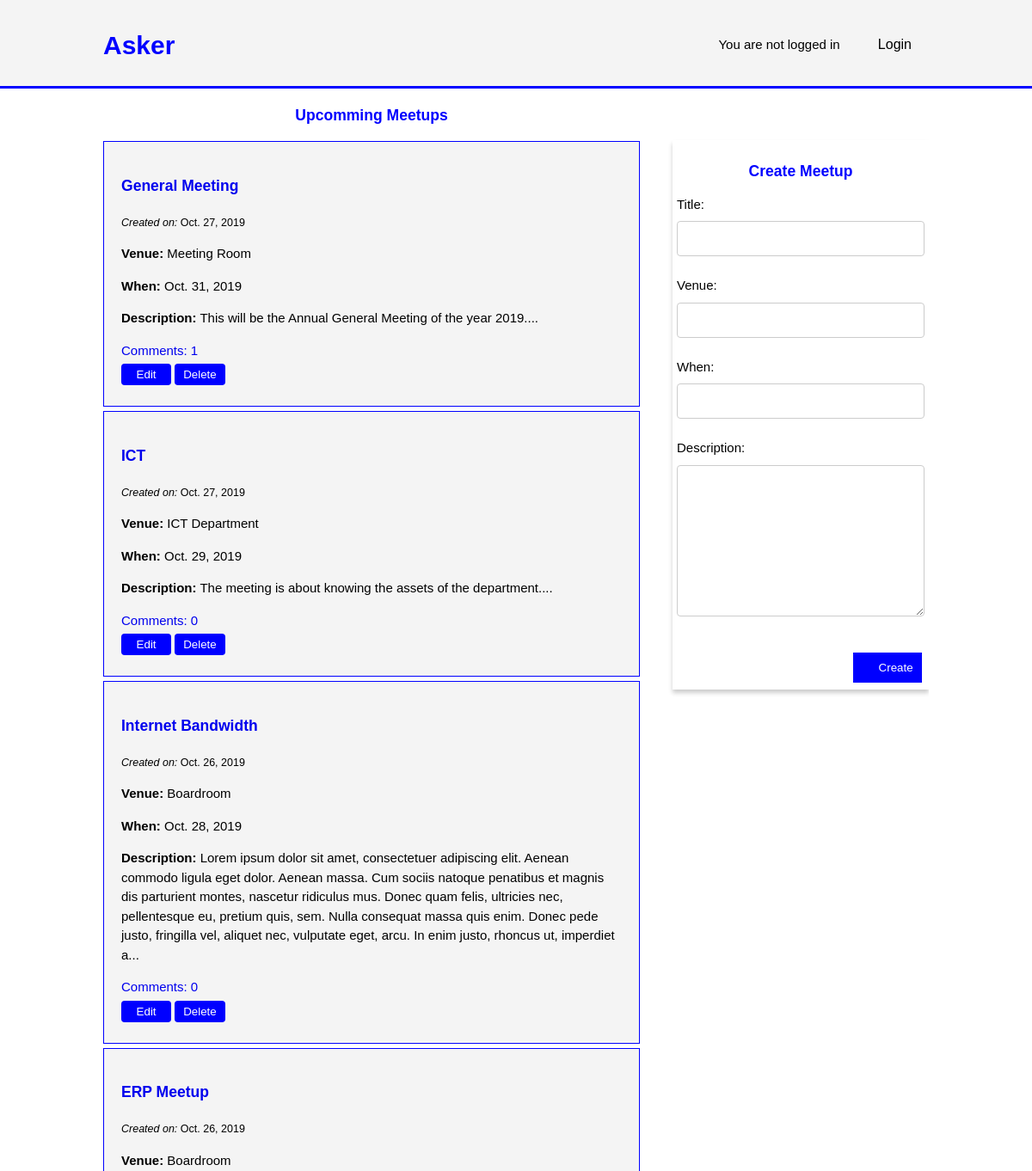
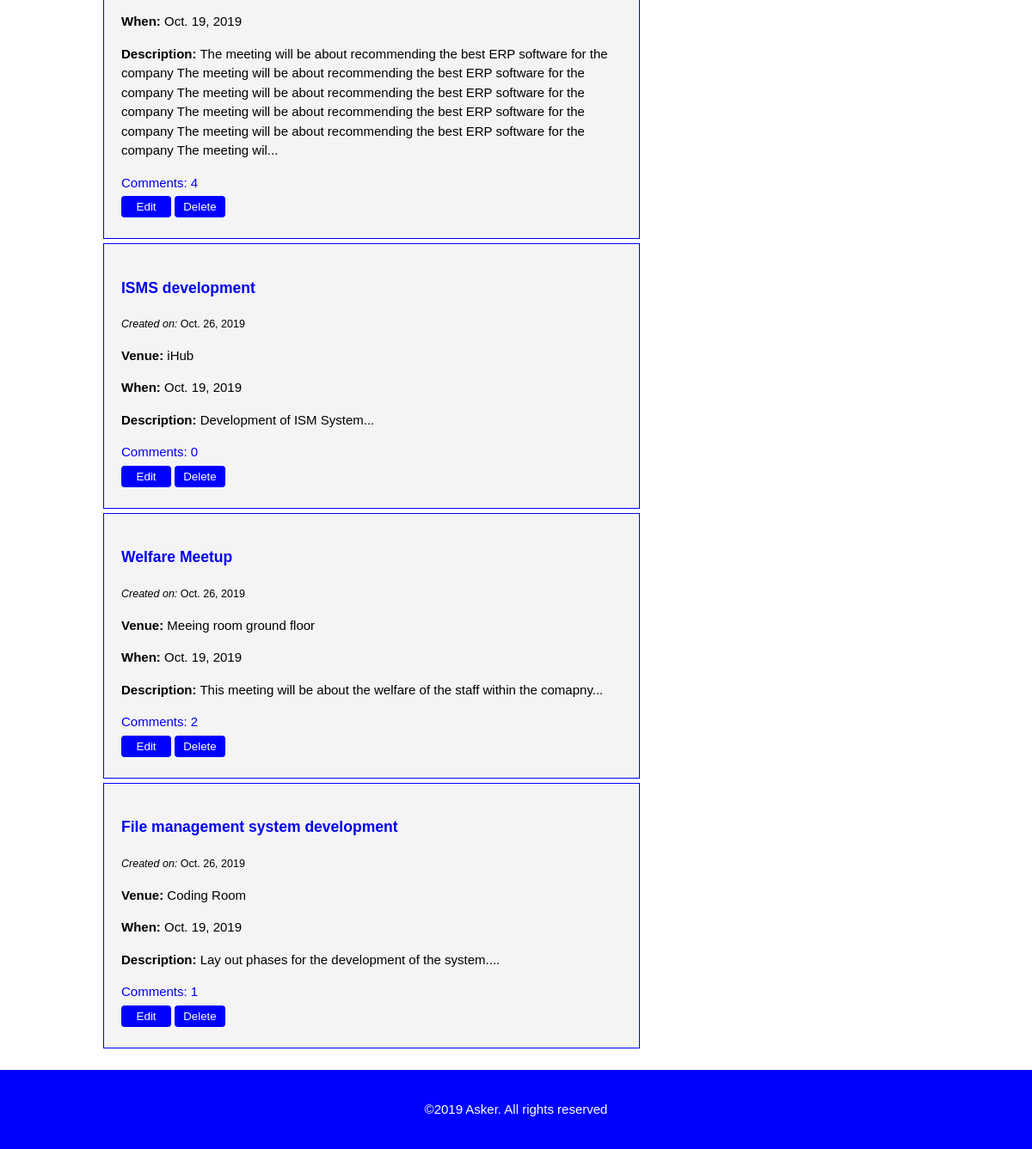
/meetups/, run on an earlier commit of the app's database (2 pictures, top to bottom).
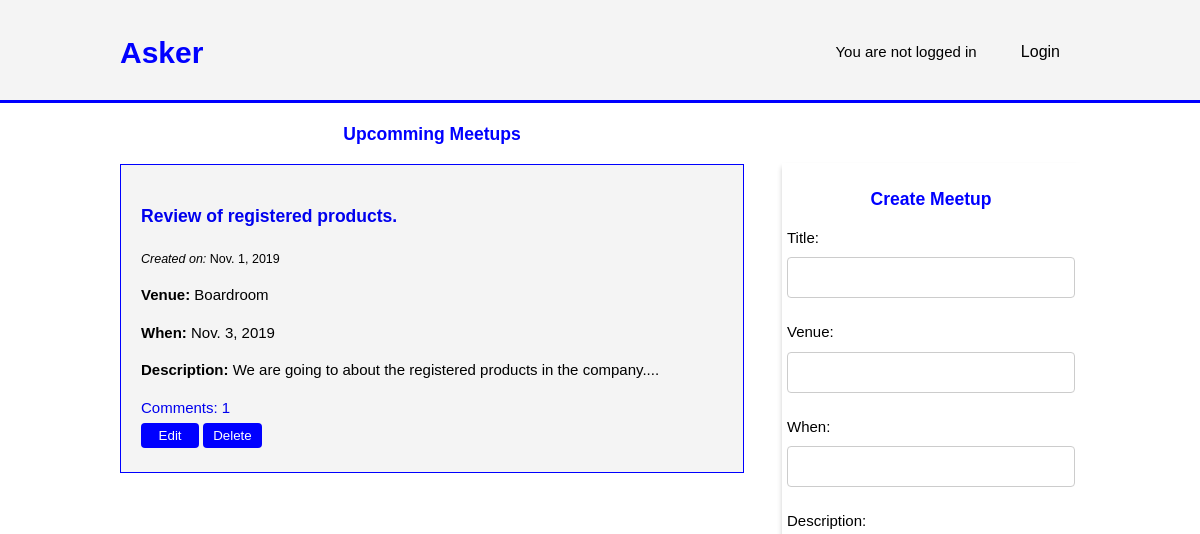
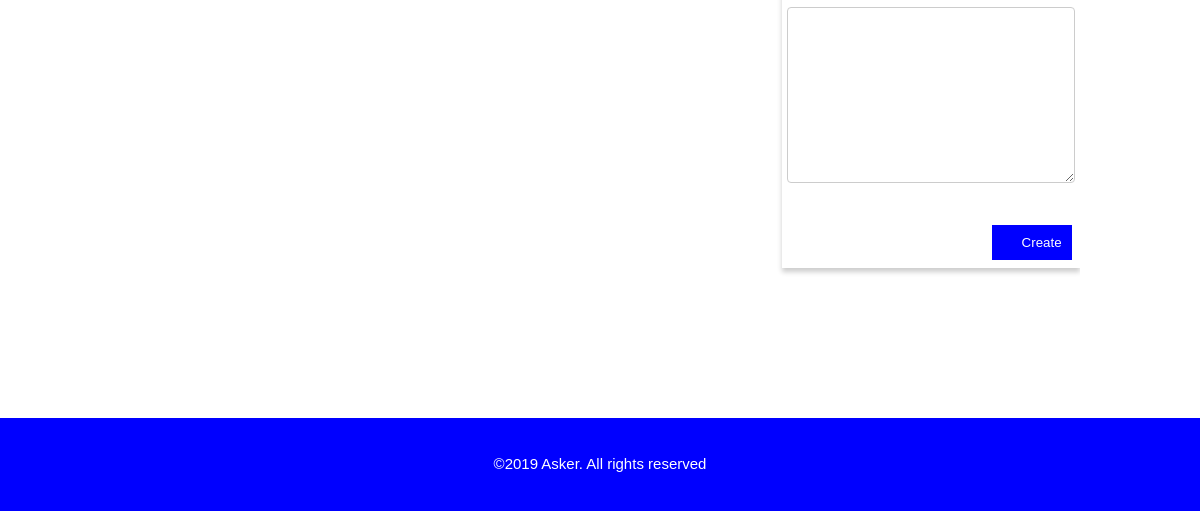
And on a later commit of the database (2 pictures, top to bottom).
### meetup/models.py (models this page shows, shortened)
class Meetup(models.Model):
    created_by = models.ForeignKey(User, on_delete=models.CASCADE, null=True, related_name='meetings')
    title = models.CharField(max_length=200)
    venue = models.CharField(max_length=100)
    created_on = models.DateTimeField(default=timezone.now)
    when = models.DateField()
    description = models.TextField()

### meetup/views.py (the view)
# urls.py: path('meetups/', views.meetups, name='meetups'),
def meetups(request):
    form = PostMeetup()
    if request.method == "POST":
        form = PostMeetup(request.POST)
        if form.is_valid():
            post_meetup = Meetup(
                title=form.cleaned_data["title"],
                venue=form.cleaned_data["venue"],
                when=form.cleaned_data["when"],
                description=form.cleaned_data["description"],
            )
            post_meetup.save()
        return redirect("/meetups")
    else:
        meetups = Meetup.objects.all().order_by('-created_on')
    return render(request, 'admin.html', {"meetups": meetups, "form": form})

### meetup/forms.py
class PostMeetup(forms.ModelForm):
    title = forms.CharField()
    venue = forms.CharField()
    when = forms.DateInput()
    description = forms.Textarea()
    class Meta:
        model = Meetup
        fields = ['title', 'venue', 'when', 'description']

### meetup/templates/admin.html (shortened to what this page needs)
<!DOCTYPE html>
<html>
<head>
  <link rel="stylesheet" href="../static/css/admin.css" />
</head>
<body>
  <header>
    <div class="container">
      <div id="branding">
        <h1><span class="highlight"> Asker</span></h1>
      </div>
      <nav>
        <ul>
          {% if user.is_authenticated %}
                    <li>
                        Welcome {{request.user.first_name}}
                    </li>
                    <li>
                        <a href="{% url 'logout' %}">Logout</a>
                    </li>
                    {% else %}
                    <li>
                        You are not logged in
                    </li>
                    <li>
                        <a href="{% url 'login' %}">Login</a>
                    </li>
                    {% endif %}
        </ul>
      </nav>
    </div>
  </header>
  <section id="main">
    <div class="container">
      <article id="main-col">
        <h1>Upcomming Meetups</h1>
        {% if meetups %}
        <ul id="questions">
          {% for meetup in meetups %}
          <li>
            <h3>
              <a href="{% url 'detail' meetup.id %}">{{ meetup.title }}</a>
            </h3>
            <small><i>Created on:</i>
              {{ meetup.created_on.date }}
            </small>
            <p><strong>Venue:</strong> {{ meetup.venue }}</p>
            <p><strong>When:</strong> {{ meetup.when }}</p>
            <p><strong>Description:</strong> {{ meetup.description|slice:":400" }}...</p>
            <a href="{% url 'detail' meetup.id %}">Comments: {{ meetup.comments.count }}</a>
            <form action="edit_meetup.html">
              <button type="submit" class="button">Edit</button>
              <button type="submit" class="button" disabled>Delete</button>
            </form>
          </li>
          {% endfor %}
        </ul>
        {% else %}
        <p>No Meetups are available.</p>
        {% endif %}
      </article>
      <aside id="sidebar">
        <h3>Create Meetup</h3>
        <form action="" method="POST">
          {{form.as_p}}
          <button type="submit" class="post-btn">Create</button>
        </form>
      </aside>
    </div>
  </section>
  <footer>
    <p>&copy;2019 Asker. All rights reserved</p>
  </footer>
</body>
</html>

What changed in the data, as far as the page shows it:
removed Meetup: title "General Meeting", created_on "Oct. 27, 2019", venue "Meeting Room", when "Oct. 31, 2019", description "This will be the Annual General Meeting of the year 2019.", comments.count "1"
removed Meetup: title "ICT", created_on "Oct. 27, 2019", venue "ICT Department", when "Oct. 29, 2019", description "The meeting is about knowing the assets of the department.", comments.count "0"
removed Meetup: title "Internet Bandwidth", created_on "Oct. 26, 2019", venue "Boardroom", when "Oct. 28, 2019", description "Lorem ipsum dolor sit amet, consectetuer adipiscing elit. Aenean commodo ligula eget dolor. Aenean massa. Cum sociis natoque penatibus et magnis dis parturient montes, nascetur ridiculus mus. Donec quam felis, ultricies nec, pellentesque eu, pretium quis, sem. Nulla consequat massa quis enim. Donec pede justo, fringilla vel, aliquet nec, vulputate eget, arcu. In enim justo, rhoncus ut, imperdiet a", comments.count "0"
removed Meetup: title "ERP Meetup", created_on "Oct. 26, 2019", venue "Boardroom", when "Oct. 19, 2019", description "The meeting will be about recommending the best ERP software for the company The meeting will be about recommending the best ERP software for the company The meeting will be about recommending the best ERP software for the company The meeting will be about recommending the best ERP software for the company The meeting will be about recommending the best ERP software for the company The meeting wil", comments.count "4"
removed Meetup: title "ISMS development", created_on "Oct. 26, 2019", venue "iHub", when "Oct. 19, 2019", description "Development of ISM System", comments.count "0"
removed Meetup: title "Welfare Meetup", created_on "Oct. 26, 2019", venue "Meeing room ground floor", when "Oct. 19, 2019", description "This meeting will be about the welfare of the staff within the comapny", comments.count "2"
removed Meetup: title "File management system development", created_on "Oct. 26, 2019", venue "Coding Room", when "Oct. 19, 2019", description "Lay out phases for the development of the system.", comments.count "1"
added Meetup: title "Review of registered products.", created_on "Nov. 1, 2019", venue "Boardroom", when "Nov. 3, 2019", description "We are going to about the registered products in the company.", comments.count "1"
